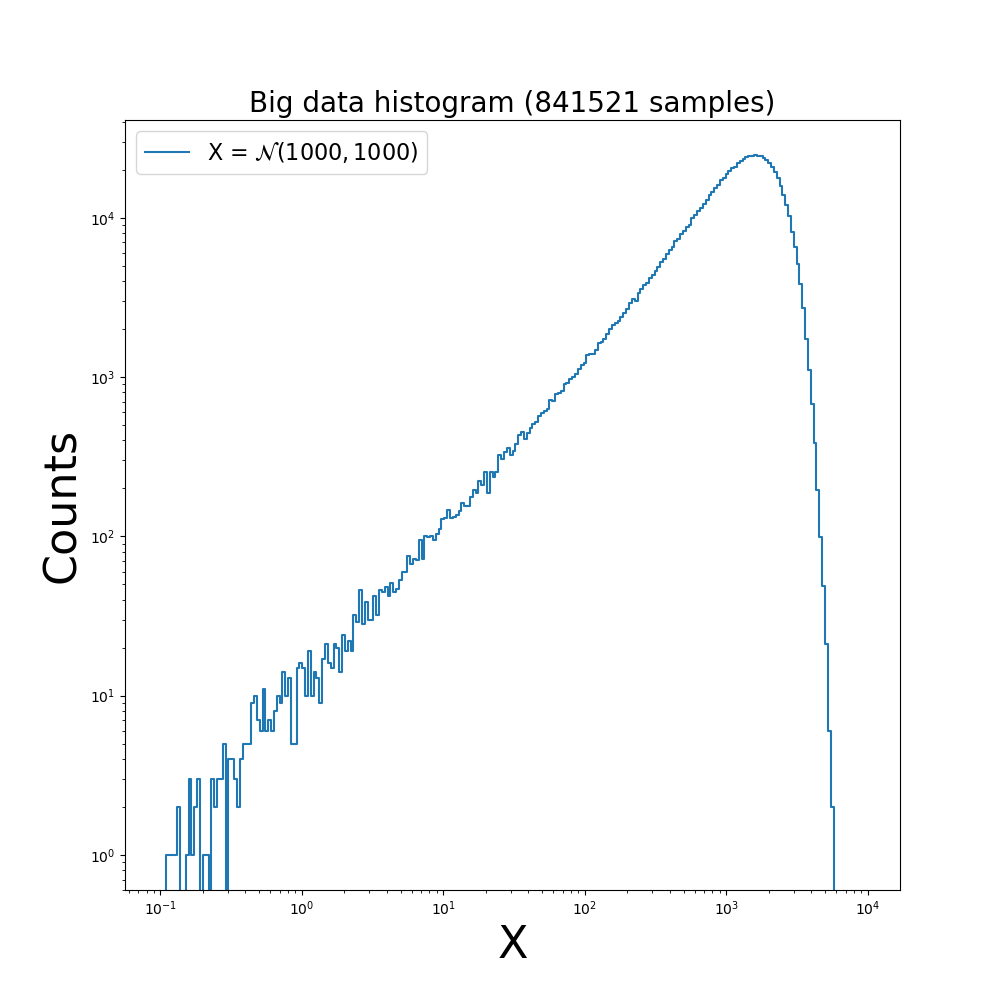

The Python source for this figure:
#!/usr/bin/env python3
# -*- coding: utf-8 -*-

"""
Plot a loglog histogram of a large input data (larger than memory) with generator

Fill the histogram chunk by chunk.
Use a generator to get samples (to make an easily reusable snippet).

See:
- https://stackoverflow.com/questions/33371917/how-to-plot-result-of-np-histogram-with-matplotlib-analog-to-plt-his
- https://stackoverflow.com/questions/5328556/histogram-matplotlib
"""

import numpy as np
import matplotlib.pyplot as plt

def sample_generator(max_num_samples, chunk_size=100):

    mu, sigma = 1000, 1000

    cpt = 0
    while cpt <= max_num_samples:
        samples = np.random.normal(loc=mu, scale=sigma, size=chunk_size)
        cpt += chunk_size
        yield samples


def make_hist(it, vmin, vmax, nbins):
    """Make an histogram of large data (chunk by chunk).
    
    Parameters
    ----------
    it : iterable object
        An iterable object that provides samples.
    vmin : float
        The first bin.
    vmax : float
        The last bin.
    nbins : int
        The number of bins.
    """
    
    bins = np.logspace(vmin, vmax, nbins)
    hist, bins = np.histogram([], bins=bins)
        
    # ITERATE OVER IMAGES #########################################

    for samples in it:        
        hist += np.histogram(samples, bins=bins)[0]
        
    return hist, bins


def plot_hist(hist, bins, title):
    fig, ax = plt.subplots(figsize=(10, 10))

    ax.step(bins[:-1], hist, linewidth=1.5, where='post',
            label=r'X = $\mathcal{N}(1000, 1000)$')

    ax.set_xscale('log')
    ax.set_yscale('log')

    ax.set_title(title, fontsize=20)
    ax.set_xlabel("X", fontsize=32)
    ax.set_ylabel("Counts", fontsize=32)

    ax.legend(loc='best', fontsize=16)

    return ax


it = sample_generator( max_num_samples=1000000)
hist, bins = make_hist(it, vmin=-1., vmax=4., nbins=250)
ax = plot_hist(hist, bins,
               title="Big data histogram ({} samples)".format(sum(hist)))

# Save file ###########################

plt.savefig("hist_big_data_log_log_with_generic_generator.png")

# Plot ################################

plt.show()
